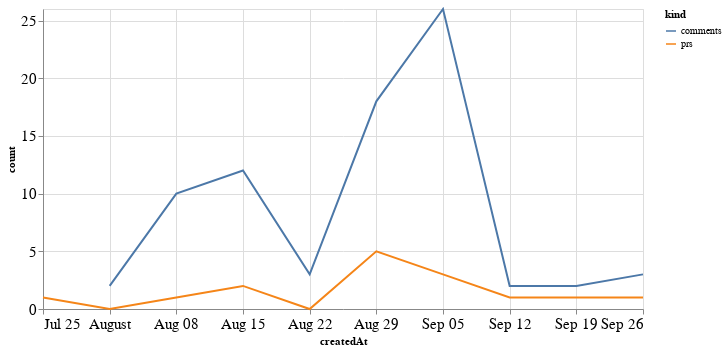

Notebook source saved alongside this figure:
### Code cell
alt.Chart(total_time, width=600).mark_line().encode(
    x='createdAt',
    y='count',
    color='kind'
)

### Figure 1 — Vega-Lite specification as saved in the notebook (floating-point values rounded to 4 significant figures)
{"config": {"axisLeft": {"labelFontSize": 15}, "axisBottom": {"labelFontSize": 15}}, "data": {"name": "data-b1e95a9e6512b5a6156a60e4425a5533"}, "mark": "line", "encoding": {"color": {"type": "nominal", "field": "kind"}, "x": {"type": "temporal", "field": "createdAt"}, "y": {"type": "quantitative", "field": "count"}}, "width": 600, "$schema": "https://vega.github.io/schema/vega-lite/v4.8.1.json", "datasets": {"data-b1e95a9e6512b5a6156a60e4425a5533": [{"createdAt": "2021-07-25T00:00:00", "kind": "prs", "count": 1.0}, {"createdAt": "2021-08-01T00:00:00", "kind": "prs", "count": 0.0}, {"createdAt": "2021-08-08T00:00:00", "kind": "prs", "count": 1.0}, {"createdAt": "2021-08-15T00:00:00", "kind": "prs", "count": 2.0}, {"createdAt": "2021-08-22T00:00:00", "kind": "prs", "count": 0.0}, {"createdAt": "2021-08-29T00:00:00", "kind": "prs", "count": 5.0}, {"createdAt": "2021-09-05T00:00:00", "kind": "prs", "count": 3.0}, {"createdAt": "2021-09-12T00:00:00", "kind": "prs", "count": 1.0}, {"createdAt": "2021-09-19T00:00:00", "kind": "prs", "count": 1.0}, {"createdAt": "2021-09-26T00:00:00", "kind": "prs", "count": 1.0}, {"createdAt": "2021-07-25T00:00:00", "kind": "comments", "count": null}, {"createdAt": "2021-08-01T00:00:00", "kind": "comments", "count": 2.0}, {"createdAt": "2021-08-08T00:00:00", "kind": "comments", "count": 10.0}, {"createdAt": "2021-08-15T00:00:00", "kind": "comments", "count": 12.0}, {"createdAt": "2021-08-22T00:00:00", "kind": "comments", "count": 3.0}, {"createdAt": "2021-08-29T00:00:00", "kind": "comments", "count": 18.0}, {"createdAt": "2021-09-05T00:00:00", "kind": "comments", "count": 26.0}, {"createdAt": "2021-09-12T00:00:00", "kind": "comments", "count": 2.0}, {"createdAt": "2021-09-19T00:00:00", "kind": "comments", "count": 2.0}, {"createdAt": "2021-09-26T00:00:00", "kind": "comments", "count": 3.0}]}}
